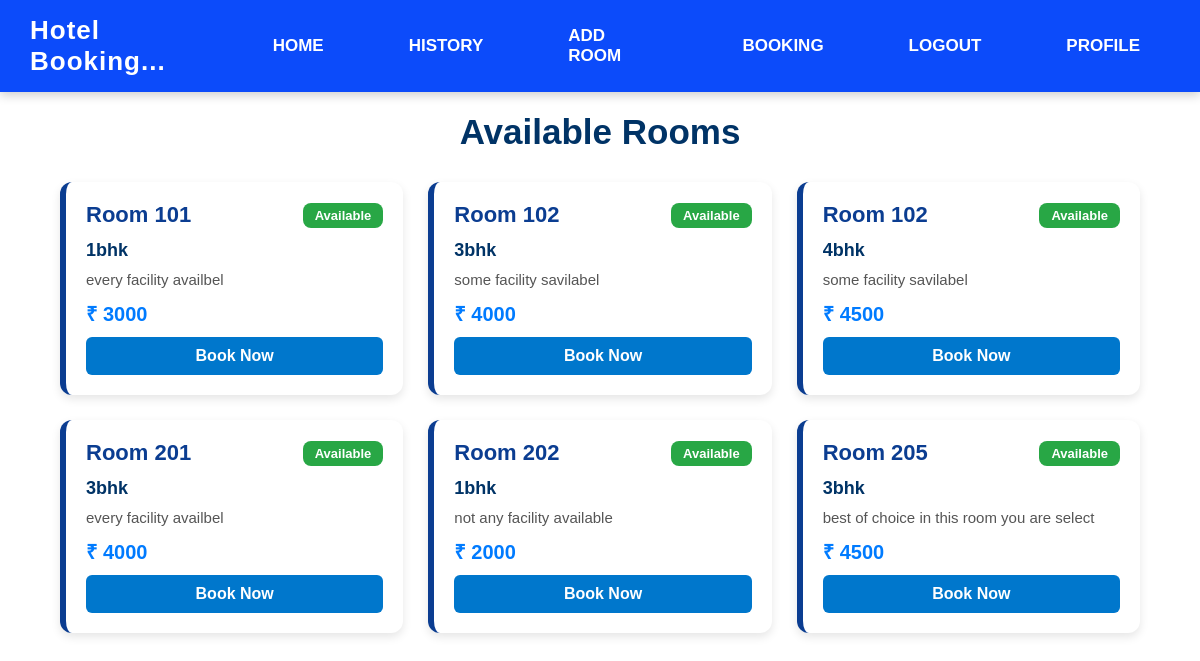
The app's page / (signed in) with its own data.
### base/models.py (models this page shows)
class Room(models.Model):
    room_number = models.CharField(max_length=20)
    room_type = models.CharField(max_length=30)
    room_desc = models.CharField(max_length=30)
    price_per_night = models.CharField(max_length=20)
    is_available = models.CharField(max_length=10)

### base/views.py (the view)
# urls.py: path("",home,name="home"),
@login_required(login_url="login_")
def home(request):
    data = Room.objects.all()
    return render(request,'home.html',{'data':data})

### base/templates/home.html (shortened to what this page needs)
{% extends 'main.html' %}
{% block content %}
<h1 class="title">Available Rooms</h1>
<div class="room-container">
    {% for i in data %}
    <div class="room-card">
        <div class="room-header">
            <h2>Room {{ i.room_number }}</h2>
            <span class="badge {% if i.is_available %}available{% else %}not-available{% endif %}">
                {% if i.is_available %}Available{% else %}Booked{% endif %}
            </span>
        </div>
        <p class="type">{{ i.room_type }}</p>
        <p class="desc">{{ i.room_desc }}</p>
        <p class="price">₹ {{ i.price_per_night }}</p>
        {% if i.is_available %}
        <a href="{% url 'book_now' i.id %}" class="book-btn">Book Now</a>
        {% else %}
        <a class="book-btn" style="background:#999; pointer-events:none;">Not Available</a>
        {% endif %}
    </div>
    {% endfor %}
</div>
{% endblock %}

### static/style.css (style rules this page uses)
* { padding:0; margin: 0; box-sizing: border-box; }
* { margin: 0; padding: 0; box-sizing: border-box; font-family: "Poppins", sans-serif; }
.title { text-align: center; margin: 30px 0; font-size: 36px; font-weight: 700; color: #0b3d91; }
.room-container { width: 90%; margin: auto; display: grid; grid-template-columns: repeat(auto-fit, minmax(280px, 1fr)); gap: 25px; padding-bottom: 40px; }
.room-card { background: #ffffff; padding: 25px; border-radius: 15px; box-shadow: 0 5px 12px rgba(0, 0, 0, 0.12); transition: 0.3s ease-in-out; position: relative; border-left: 6px solid #0b3d91; }
.room-header { display: flex; justify-content: space-between; align-items: center; }
.room-header h2 { font-size: 22px; font-weight: bold; color: #0b3d91; }
.badge { padding: 6px 12px; border-radius: 20px; font-size: 12px; font-weight: 600; color: white; }
.available { background: #28a745; }
.type { font-size: 18px; font-weight: 600; margin-top: 12px; color: #444; }
.desc { font-size: 15px; margin: 5px 0 10px; color: #666; line-height: 1.4; }
.price { font-size: 20px; font-weight: bold; color: #0b3d91; margin-bottom: 15px; }
.book-btn { display: inline-block; width: 100%; text-align: center; padding: 12px; font-size: 16px; font-weight: 600; background: #0b3d91; color: white; text-decoration: none; border-radius: 10px; transition: 0.3s; }
.title { text-align: center; margin: 30px 0; font-size: 36px; color: #0b3d91; font-weight: 700; }
.title { text-align: center; margin: 30px 0; font-size: 36px; font-weight: 700; color: #8b0000; }

### base/templates/home.html (style rules this page uses)
.title { text-align: center; font-size: 35px; margin-top: 20px; color: #003366; }
.room-container { width: 90%; margin: auto; margin-top: 30px; display: grid; grid-template-columns: repeat(auto-fit, minmax(280px, 1fr)); gap: 25px; }
.room-card { background: #ffffff; padding: 20px; border-radius: 12px; box-shadow: 0 4px 10px rgba(0,0,0,0.1); transition: 0.3s; }
.room-header { display: flex; justify-content: space-between; align-items: center; margin-bottom: 10px; }
.badge { padding: 5px 12px; border-radius: 8px; font-size: 13px; color: white; }
.available { background: #28a745; }
.type { font-size: 18px; font-weight: bold; color: #003366; }
.desc { font-size: 15px; color: #555; margin: 8px 0; }
.price { font-size: 20px; font-weight: bold; color: #007bff; margin: 10px 0; }
.book-btn { display: inline-block; text-decoration: none; background: #0077cc; color: white; padding: 10px 18px; border-radius: 6px; transition: 0.3s; }

### records on screen
Room: room_number "101", is_available "Available", room_type "1bhk", room_desc "every facility availbel", price_per_night "3000"
Room: room_number "102", is_available "Available", room_type "3bhk", room_desc "some facility savilabel", price_per_night "4000"
Room: room_number "102", is_available "Available", room_type "4bhk", room_desc "some facility savilabel", price_per_night "4500"
Room: room_number "201", is_available "Available", room_type "3bhk", room_desc "every facility availbel", price_per_night "4000"
Room: room_number "202", is_available "Available", room_type "1bhk", room_desc "not any facility available", price_per_night "2000"
Room: room_number "205", is_available "Available", room_type "3bhk", room_desc "best of choice in this room you are select", price_per_night "4500"
